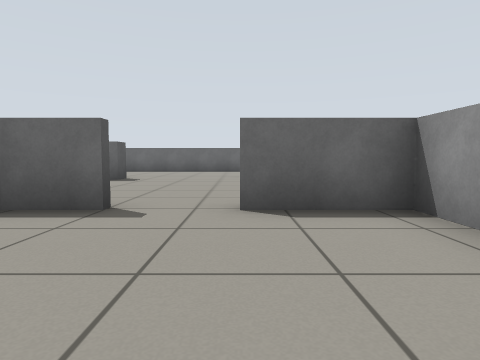
View 1 (above)

20 first-person views from a walk through a robot-simulator world made for Gazebo. The camera is 0.57 m above the floor, tilts 4° down and sees 75° across. The floor is counted in squares, 1 m on a side. Each view is taken from the middle of a square. On the plan, view 1 faces up. The plan holds only what a view shows up to about 9 squares ahead; the rest is blank.

View 2
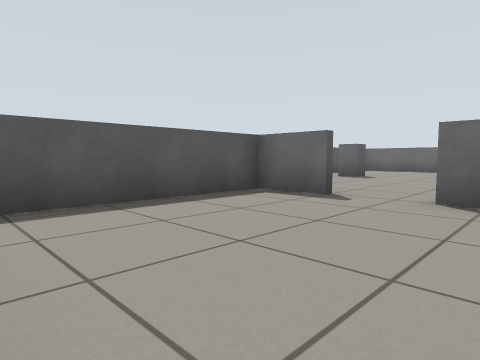

View 3
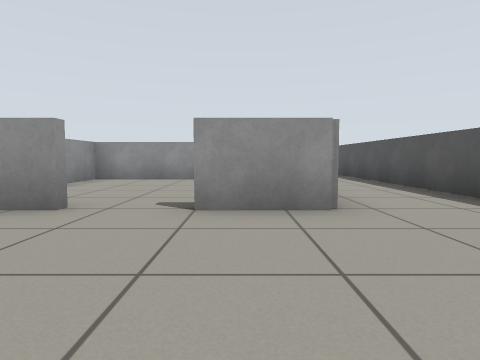

View 4
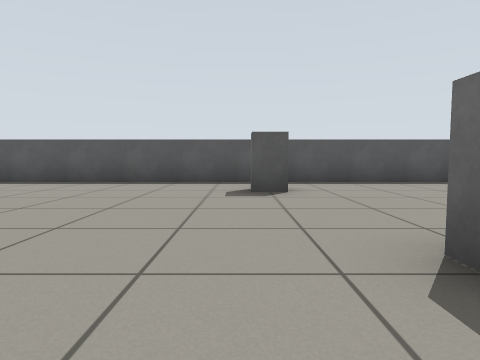

View 5
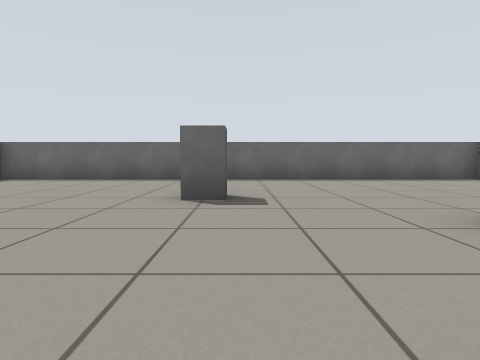

View 6
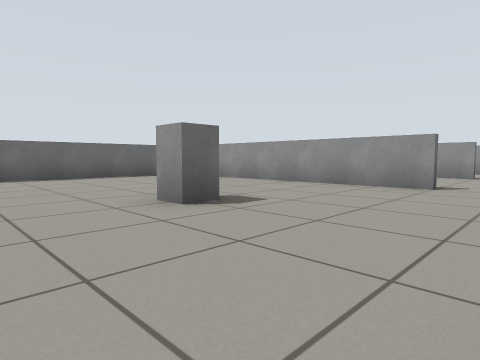

View 7
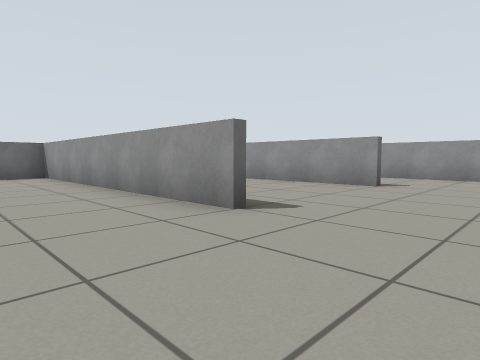

View 8
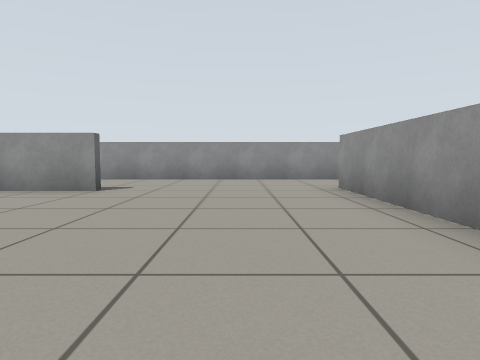

View 9
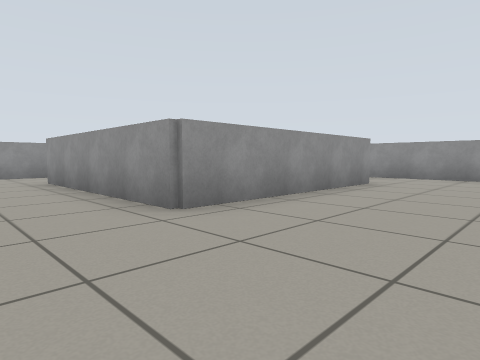

View 10
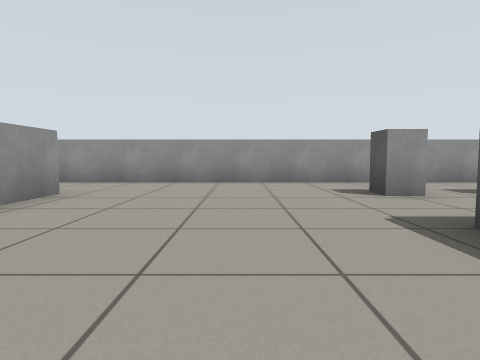

View 11
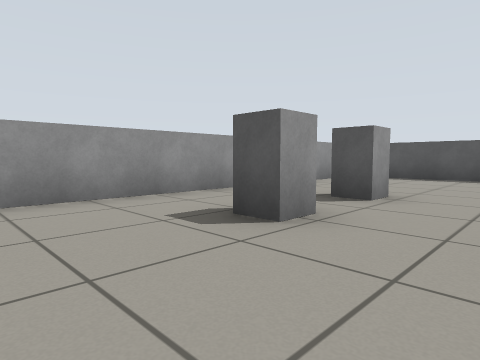

View 12
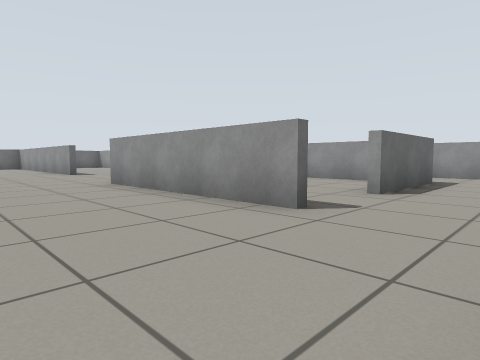

View 13
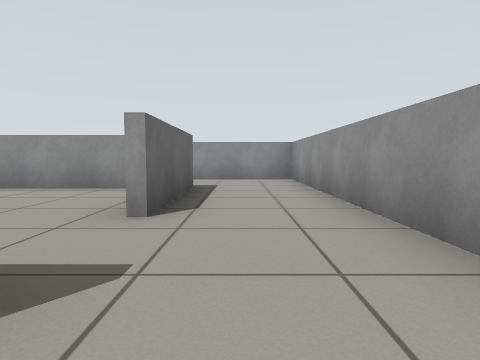

View 14
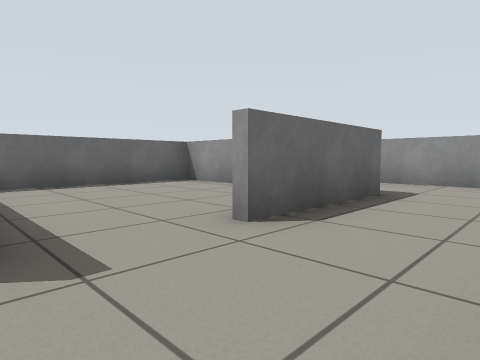

View 15
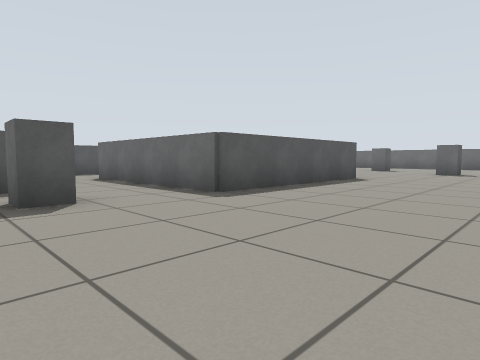

View 16
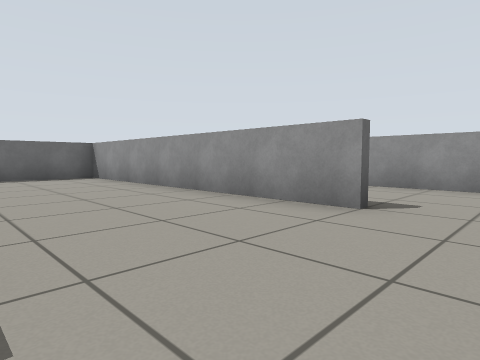

View 17
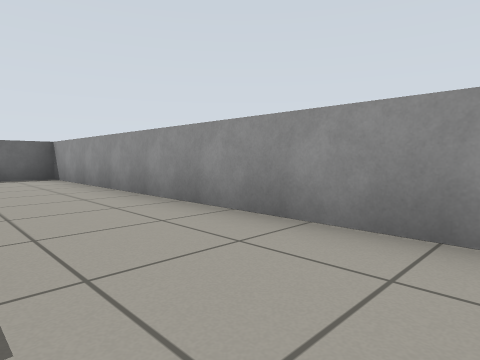

View 18
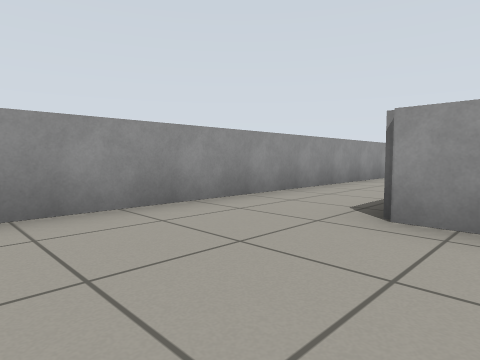

View 19
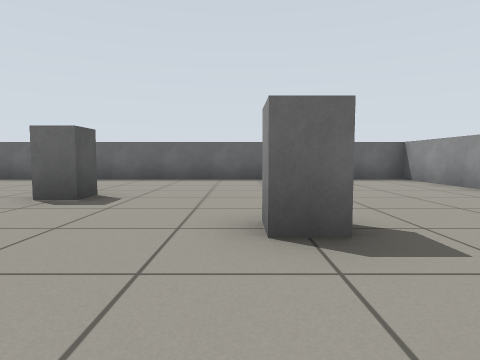

View 20
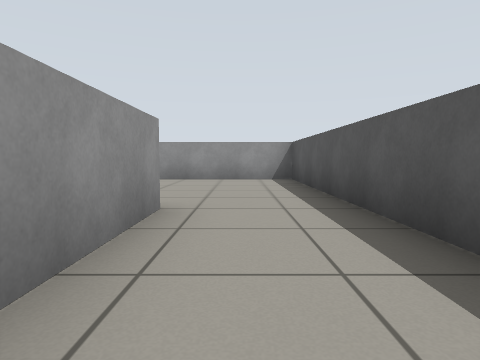

### Floor plan
Points are (right, up) in squares from view 1. A wall is a line through its corners. A room is listed if a view was taken in it or the views show most of it. See-through windows are left out.
Room 1 (views 1, 2)
walls: (-0.9, -1.4) (1.9, -1.4) (1.9, 0); (-1.4, 3.4) (-2.9, 3.4) (-2.9, -0.5); (1.9, 2.4) (1.9, 3.4) (0, 3.4)
ways out: opening at (-0.5, 3) to room 2
Room 2 (views 3, 4, 5, 6, 7, 8, 9, 10, 11, 12, 13, 14, 15, 16, 17, 18, 19, 20)
walls: (2.1, 3.6) (2.1, -1.6) (-3.1, -1.6) (-3.1, 0.9); (7.4, 5.4) (7.4, 13.4) (-5.4, 13.4) (-5.4, -6.4) (14.4, -6.4) (14.4, 13.4) (13.1, 13.4); (-0.1, 3.6) (0.6, 3.6); (-3.1, 3.6) (-1.5, 3.6); (11.4, 5.4) (11.4, 13.4) (9.1, 13.4); (6.9, -4.1) (6.9, 1.1) (12.1, 1.1); (12.1, -4.1) (9, -4.1)
ways out: opening at (-0.5, 3) to room 1; opening at (9, -2.3) to room 3
objects: pillar (-4, 8) to (-3, 9); pillar (-1, -4) to (0, -4); pillar (0, 9) to (1, 10); pillar (1, -4) to (2, -4); pillar (3, 7) to (4, 8)
Room 3 (no view inside)
walls: (11.9, -2.9) (11.9, 0.9) (7.9, 0.9)
ways out: opening at (9, -2.3) to room 2

Where each view was taken, in squares from view 1:
view 1: 0 up, 0 right, facing up
view 2: 1 down, 1 right, facing up-left
view 3: 7 up, 2 left, facing down
view 4: 8 up, 2 right, facing left
view 5: 5 up, 1 right, facing up
view 6: 4 up, 1 right, facing up-right
view 7: 3 up, 5 right, facing up-right
view 8: 3 up, 6 right, facing right
view 9: 3 up, 4 right, facing down-right
view 10: 1 up, 4 right, facing down
view 11: 2 down, 4 right, facing down-left
view 12: 6 down, 4 right, facing up-right
view 13: 5 down, 6 right, facing right
view 14: 6 down, 7 right, facing up-right
view 15: 5 down, 6 right, facing up-left
view 16: 4 up, 8 right, facing up-right
view 17: 4 up, 12 right, facing up-right
view 18: 4 up, 11 right, facing down-right
view 19: 5 up, 3 right, facing up
view 20: 2 up, 4 left, facing down
